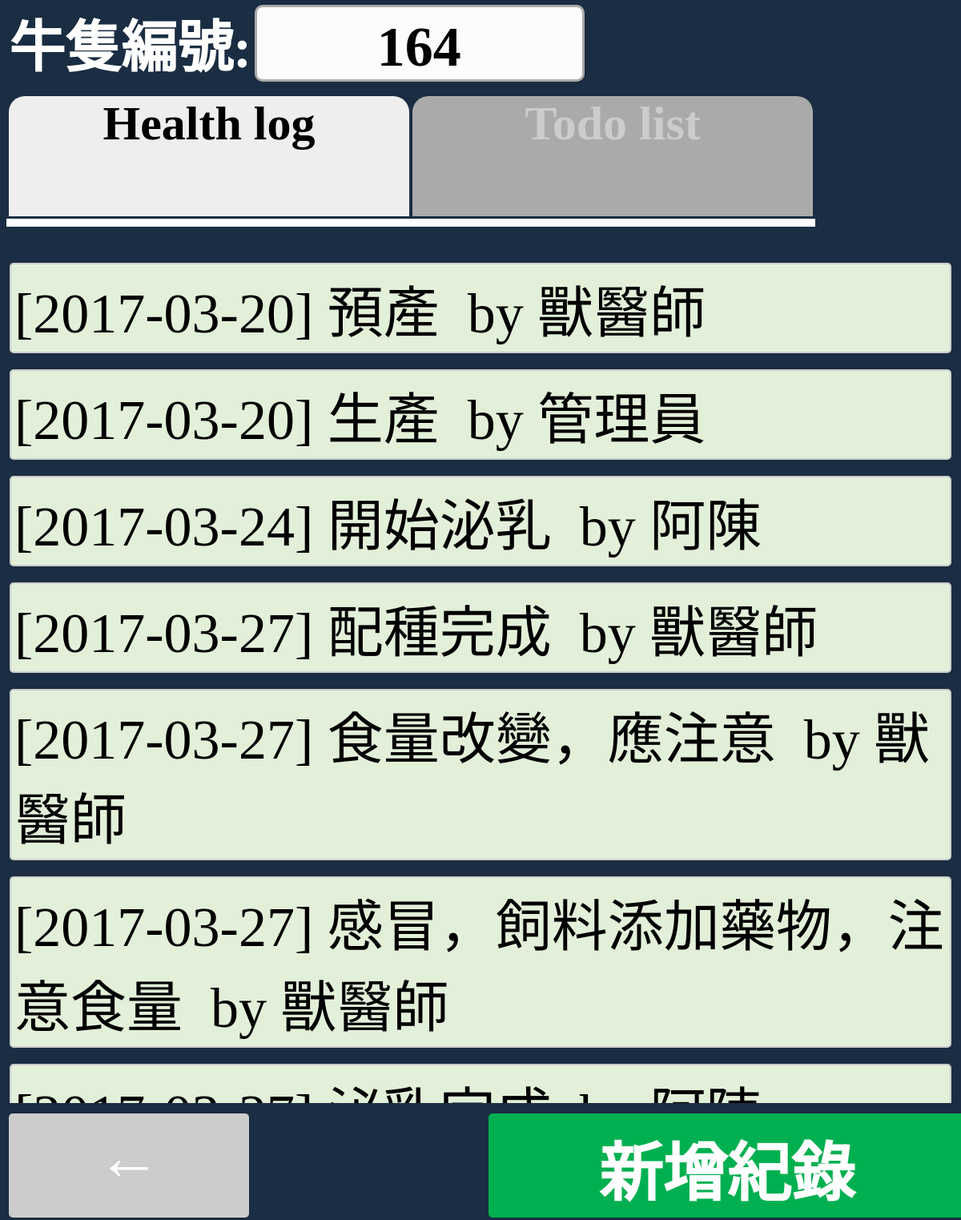
/WebAPP/device_showSummaryInfo_healthLog.php, run on the app's committed database.
### tables this page shows
CREATE TABLE IF NOT EXISTS `cattleBasicInfo` (
  `tagID` varchar(50) NOT NULL,
  `globalID` varchar(50) NOT NULL,
  `simpleID` varchar(30) NOT NULL,
  `birthDate` varchar(50) NOT NULL,
  `paternalLine` varchar(50) NOT NULL,
  `maternalLine` varchar(50) NOT NULL,
  PRIMARY KEY (`tagID`)
);

CREATE TABLE IF NOT EXISTS `cattleHealthStatus` (
  `keyid` int(11) NOT NULL AUTO_INCREMENT,
  `tagID` varchar(50) NOT NULL,
  `timestamp` varchar(50) NOT NULL,
  `text` text NOT NULL,
  `who` varchar(50) NOT NULL,
  PRIMARY KEY (`keyid`)
);

### WebAPP/device_showSummaryInfo_healthLog.php (the view, shortened to what this page needs)
<head>
</head>
<?php
$tagID = $_GET['tagID'];
   $today_plus1  = date('Y-m-d',strtotime("+1 days"));
   $sql = "SELECT A1.tagID, A1.timestamp, A1.text, A1.who, A2.simpleID, DATE_FORMAT(FROM_UNIXTIME(`timestamp`), '%Y-%m-%d') AS 'date_formatted', DATE_FORMAT(FROM_UNIXTIME(`timestamp`), '%m-%d') AS 'date_formatted_short' FROM `cattleHealthStatus` A1, `cattleBasicInfo` A2 WHERE A1.tagID = A2.tagID and FROM_UNIXTIME(A1.timestamp) <= '$today_plus1'  order by A1.timestamp LIMIT 0, 300";
   $result = mysql_query($sql);
   $data_healthLog = array();
   while($row = mysql_fetch_assoc($result)){
      $data_healthLog[] = $row;
   }
   $simpleID = $data_healthLog[0]['simpleID'];
echo "<body bgcolor='#1A2D42' onload=''>";
echo "<div style='position:fixed;top:0px;background-color:#1A2D42;'>";
   echo "<table><tr>";
      echo "<td style='font-family:impact;font-size:70px;font-weight:900;color:#ffffff;'>牛隻編號:</td>";
      echo "<td><div class='cattleLabel'>$simpleID</div></td>";
   echo "</tr></table>";
echo "<table border=0 style='border-bottom:10px #ffffff solid;padding-top:10px;'><tr>";
   echo "<td style='width:500px;'><div class='rcorners_top' style='height:150px;background-color:#eeeeee;color:#black;font-size:60px;font-family:impact;font-weight:900;text-align:center;'>Health log</div></td>";
   echo "<td style='width:500px;'><div class='rcorners_top' style='height:150px;background-color:#aaaaaa;color:#cccccc;font-size:60px;font-family:impact;font-weight:900;text-align:center;'>Todo list</div></td>";
echo "</tr></table>";
echo "</div>";
echo "<div style='padding-top:300px;'>";
   foreach($data_healthLog as $eachEntry){
      echo "<div class='healthLog'>";
         echo "[".$eachEntry['date_formatted']."] ";
         echo $eachEntry['text'];
         echo " &nbsp;by ".$eachEntry['who'];
      echo "</div>";
   }
   echo "<br><br><br>";
   echo "<div style='position:fixed;bottom:0px;width:100%;background-color:#1A2D42;'>";
   echo "<table width=100% border=0><tr>";
   echo "<td width=300><div class='rcorners1' style='padding-top:10px;margin-top:10px;width:300px;text-align:center;font-family:impact;font-size:80px;font-weight:700;background-color:#cccccc; height:120px; color:white;'' onclick='javascript:history.back()'>&larr;</div></td>";
   echo "<td width=50%><div class='rcorners1' style='padding-top:10px;margin-top:10px;width:100%;text-align:center;font-family:impact;font-size:80px;font-weight:700;background-color:#00B050; height:120px; color:white;' onclick='javascript:location.href=\"device_editRecord.php?tagID=$tagID&simpleID=$simpleID\"'>新增紀錄</div></td>";
   echo "</tr></table>";
   echo "</div>";
echo "</div>";
?>

### WebAPP/device_showSummaryInfo_healthLog.php (style rules this page uses)
.rcorners1 { border-radius: 5px; }
.cattleLabel { border-radius: 10px; border:#ffffff 1px dotted; padding-top:10px; padding-left:2px; padding-right:4px; background-color:#fcfcfc; height:80px; color:#000000; width:400px; text-align:center; font-family:impact; font-size:70px; font-weight:900; border:3px #aaaaaa solid; }
.healthLog { border-radius: 5px; background-color:#e2f0d9; border:2px #cccccc solid; margin:4px; margin-top:20px; margin-bottom:20px; padding:4px; font-family:impact; font-size:70px; font-weight:500; }
.rcorners_top { border-top-right-radius: 20px; border-top-left-radius: 20px; }

### data on the page
cattlebasicinfo: simpleID "164"
cattlehealthstatus: date_formatted "2017-03-20", text "預產", who "獸醫師"
cattlehealthstatus: date_formatted "2017-03-20", text "生產", who "管理員"
cattlehealthstatus: date_formatted "2017-03-24", text "開始泌乳", who "阿陳"
cattlehealthstatus: date_formatted "2017-03-27", text "配種完成", who "獸醫師"
cattlehealthstatus: date_formatted "2017-03-27", text "食量改變，應注意", who "獸醫師"
cattlehealthstatus: date_formatted "2017-03-27", text "感冒，飼料添加藥物，注意食量", who "獸醫師"
